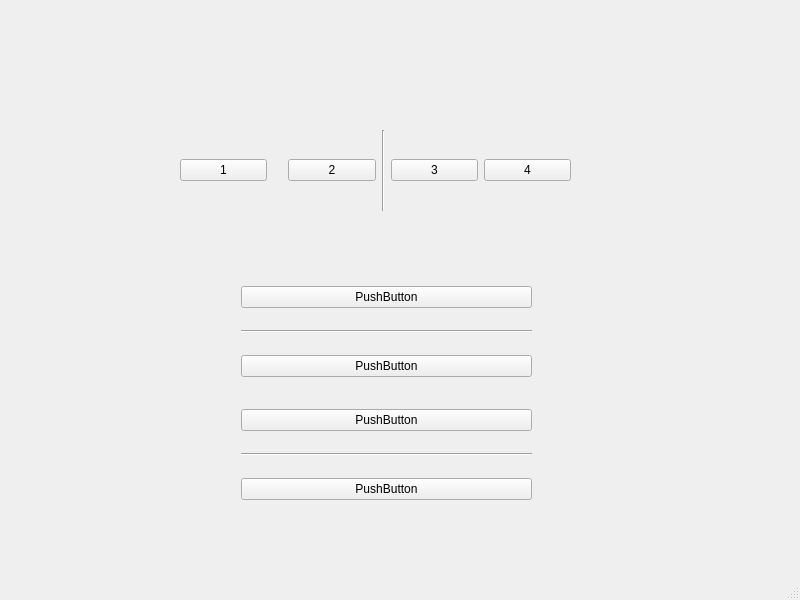
<?xml version="1.0" encoding="UTF-8"?>
<ui version="4.0">
 <class>MainWindow</class>
 <widget class="QMainWindow" name="MainWindow">
  <property name="geometry">
   <rect>
    <x>0</x>
    <y>0</y>
    <width>800</width>
    <height>600</height>
   </rect>
  </property>
  <property name="windowTitle">
   <string>MainWindow</string>
  </property>
  <widget class="QWidget" name="centralwidget">
   <widget class="QWidget" name="layoutWidget">
    <property name="geometry">
     <rect>
      <x>241</x>
      <y>270</y>
      <width>291</width>
      <height>251</height>
     </rect>
    </property>
    <layout class="QVBoxLayout" name="verticalLayout">
     <item>
      <widget class="QPushButton" name="pushButton_8">
       <property name="text">
        <string>PushButton</string>
       </property>
      </widget>
     </item>
     <item>
      <widget class="Line" name="line_3">
       <property name="orientation">
        <enum>Qt::Horizontal</enum>
       </property>
      </widget>
     </item>
     <item>
      <widget class="QPushButton" name="pushButton_7">
       <property name="text">
        <string>PushButton</string>
       </property>
      </widget>
     </item>
     <item>
      <spacer name="verticalSpacer">
       <property name="orientation">
        <enum>Qt::Vertical</enum>
       </property>
       <property name="sizeType">
        <enum>QSizePolicy::Fixed</enum>
       </property>
       <property name="sizeHint" stdset="0">
        <size>
         <width>5</width>
         <height>10</height>
        </size>
       </property>
      </spacer>
     </item>
     <item>
      <widget class="QPushButton" name="pushButton_6">
       <property name="text">
        <string>PushButton</string>
       </property>
      </widget>
     </item>
     <item>
      <widget class="Line" name="line_2">
       <property name="orientation">
        <enum>Qt::Horizontal</enum>
       </property>
      </widget>
     </item>
     <item>
      <widget class="QPushButton" name="pushButton_5">
       <property name="text">
        <string>PushButton</string>
       </property>
      </widget>
     </item>
    </layout>
   </widget>
   <widget class="QWidget" name="">
    <property name="geometry">
     <rect>
      <x>180</x>
      <y>130</y>
      <width>391</width>
      <height>81</height>
     </rect>
    </property>
    <layout class="QHBoxLayout" name="horizontalLayout">
     <item>
      <widget class="QPushButton" name="pushButton_4">
       <property name="text">
        <string>1</string>
       </property>
      </widget>
     </item>
     <item>
      <spacer name="horizontalSpacer_2">
       <property name="orientation">
        <enum>Qt::Horizontal</enum>
       </property>
       <property name="sizeType">
        <enum>QSizePolicy::Fixed</enum>
       </property>
       <property name="sizeHint" stdset="0">
        <size>
         <width>15</width>
         <height>20</height>
        </size>
       </property>
      </spacer>
     </item>
     <item>
      <widget class="QPushButton" name="pushButton">
       <property name="text">
        <string>2</string>
       </property>
      </widget>
     </item>
     <item>
      <widget class="Line" name="line">
       <property name="orientation">
        <enum>Qt::Vertical</enum>
       </property>
      </widget>
     </item>
     <item>
      <widget class="QPushButton" name="pushButton_2">
       <property name="text">
        <string>3</string>
       </property>
      </widget>
     </item>
     <item>
      <widget class="QPushButton" name="pushButton_3">
       <property name="text">
        <string>4</string>
       </property>
      </widget>
     </item>
    </layout>
   </widget>
  </widget>
  <widget class="QMenuBar" name="menubar">
   <property name="geometry">
    <rect>
     <x>0</x>
     <y>0</y>
     <width>800</width>
     <height>23</height>
    </rect>
   </property>
  </widget>
  <widget class="QStatusBar" name="statusbar"/>
 </widget>
 <resources/>
 <connections/>
</ui>
